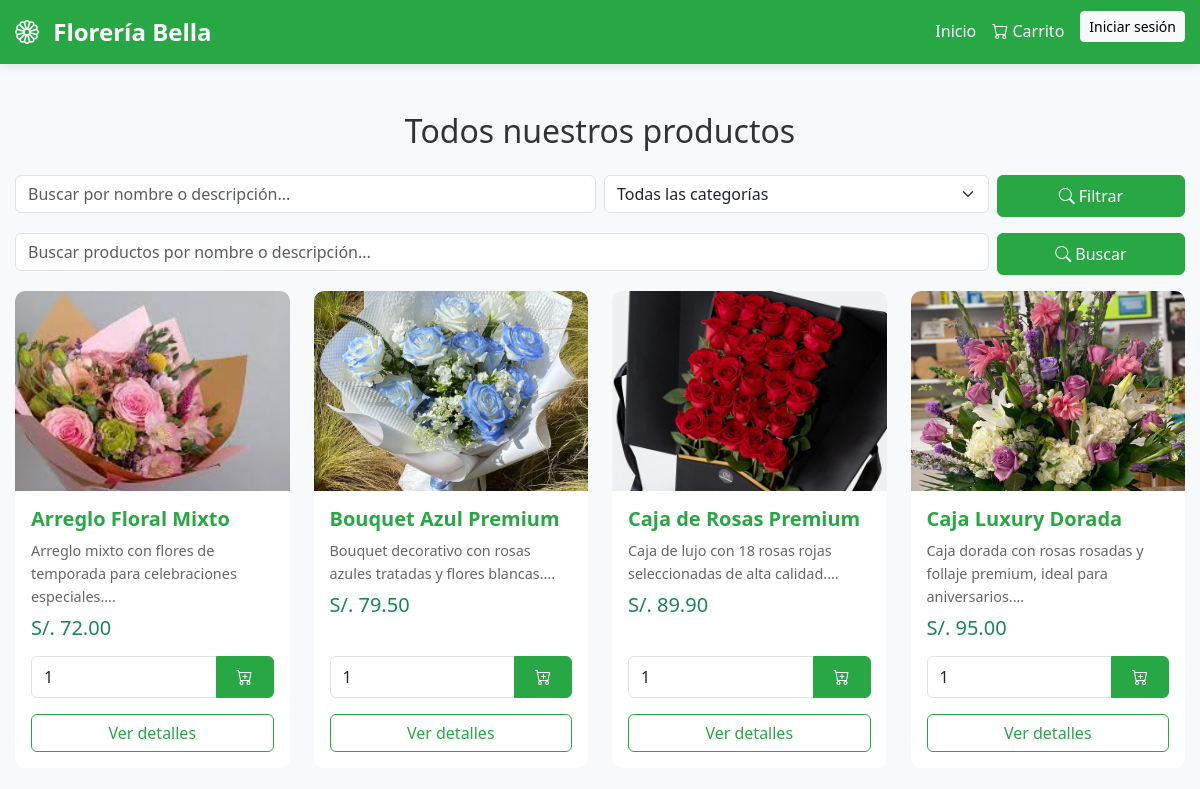
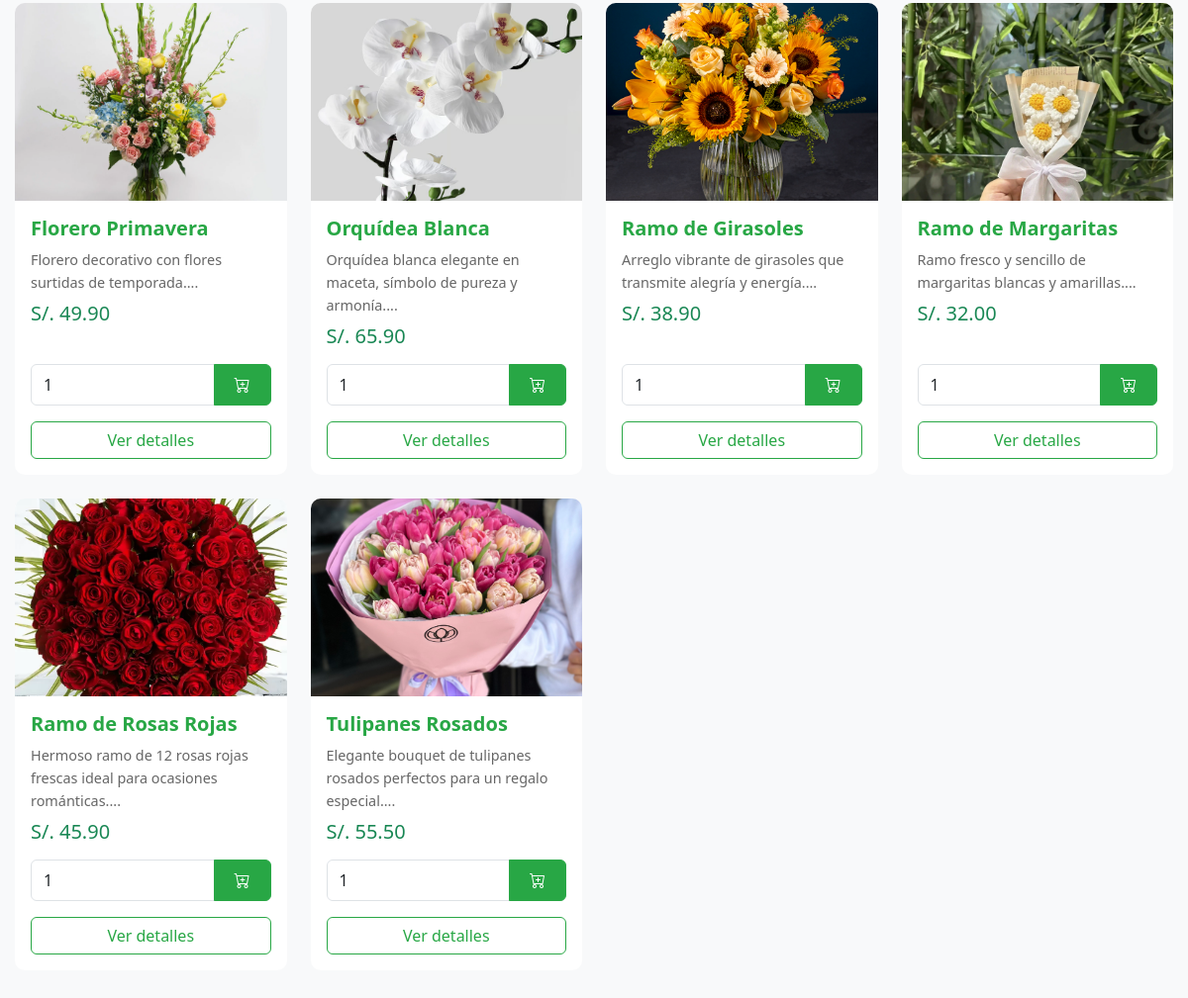
The page /productos.php on the database its author committed (2 pictures, top to bottom).
### tables this page shows
CREATE TABLE `productos` (
  `id` int(11) NOT NULL,
  `nombre` varchar(200) DEFAULT NULL,
  `descripcion` text DEFAULT NULL,
  `precio` decimal(10,2) DEFAULT NULL,
  `categoria_id` int(11) DEFAULT NULL,
  `stock` int(11) DEFAULT 0,
  `imagen_principal` varchar(255) DEFAULT NULL,
  `imagenes` text DEFAULT NULL,
  `destacado` tinyint(1) DEFAULT 0,
  `activo` tinyint(1) DEFAULT 1,
  `fecha_creacion` timestamp NOT NULL DEFAULT current_timestamp()
);

### public/productos.php (the view, shortened to what this page needs)
<?php
$db = new Database();
$connection = $db->getConnection();
$sql = "SELECT p.*, c.nombre AS categoria
        FROM productos p
        LEFT JOIN categorias c ON c.id = p.categoria_id
        WHERE p.activo = 1";
$params = [];
$sql .= " ORDER BY p.destacado DESC, p.nombre ASC";
$stmt = $connection->prepare($sql);
$stmt->execute($params);
$productos = $stmt->fetchAll(PDO::FETCH_ASSOC);
?>
<!DOCTYPE html>
<html lang="es">
<head>
    <link href="https://cdn.jsdelivr.net/npm/bootstrap@5.3.0/dist/css/bootstrap.min.css" rel="stylesheet">
    <link rel="stylesheet" href="https://cdn.jsdelivr.net/npm/bootstrap-icons@1.10.0/font/bootstrap-icons.css">
    <link href="../assets/css/style.css" rel="stylesheet">
</head>
<body>
    <nav class="navbar navbar-expand-lg navbar-light bg-success">
        <div class="container">
            <a class="navbar-brand text-white" href="index.php">
                <i class="bi bi-flower1"></i> Florería Bella
            </a>
            <div class="collapse navbar-collapse" id="menuProductos">
                <ul class="navbar-nav ms-auto">
                    <li class="nav-item"><a href="index.php" class="nav-link text-white">Inicio</a></li>
                    <li class="nav-item"><a href="carrito.php" class="nav-link text-white">
                        <i class="bi bi-cart"></i> Carrito
                    </a></li>
                    <?php if (isset($_SESSION['usuario_id'])): ?>
                        <li class="nav-item dropdown">
                            <a class="nav-link dropdown-toggle text-white" href="#" role="button"
                               data-bs-toggle="dropdown">
                                <?= htmlspecialchars($_SESSION['usuario_nombre']); ?>
                            </a>
                            <ul class="dropdown-menu dropdown-menu-end">
                                <li><a class="dropdown-item" href="perfil.php">Mi Perfil</a></li>
                                <li><a class="dropdown-item" href="pedidos.php">Mis pedidos</a></li>
                                <?php if(($_SESSION['usuario_tipo'] ?? '') === 'admin'): ?>
                                    <li><a class="dropdown-item" href="../admin/dashboard.php">Panel del Administrador</a></li>
                                <?php endif; ?>
                                <li><hr class="dropdown-divider"></li>
                                <li><a class="dropdown-item text-danger" href="../includes/auth/logout.php">Cerrar sesión</a></li>
                            </ul>
                        </li>
                    <?php else: ?>
                        <li class="nav-item">
                            <a href="../includes/auth/login.php" class="btn btn-light btn-sm ms-2">Iniciar sesión</a>
                        </li>
                    <?php endif; ?>
                </ul>
            </div>
        </div>
    </nav>
   <section id="lista-productos" class="container my-5">
        <h2 class="text-center mb-4">Todos nuestros productos</h2>
    <form method="get" class="row g-2 mb-3">
    <div class="col-md-6">
        <input type="text" name="q" class="form-control"
            placeholder="Buscar por nombre o descripción..."
            value="<?= htmlspecialchars($_GET['q'] ?? '') ?>">
    </div>
    <div class="col-md-4">
        <select name="cat" class="form-select">
        <option value="0">Todas las categorías</option>
        </select>
    </div>
    <div class="col-md-2 d-grid">
        <button class="btn btn-success" type="submit">
        <i class="bi bi-search"></i> Filtrar
        </button>
    </div>
    </form>
            <form method="get" class="row g-2 mb-3">
            <div class="col-md-10">
                <input type="text" name="q" class="form-control"
                    placeholder="Buscar productos por nombre o descripción..."
                    value="<?= htmlspecialchars($_GET['q'] ?? '') ?>">
            </div>
            <div class="col-md-2 d-grid">
                <button class="btn btn-success" type="submit">
                <i class="bi bi-search"></i> Buscar
                </button>
            </div>
            </form>
        <?php if (empty($productos)): ?>
            <p class="text-center text-muted">Aún no hay productos registrados.</p>
        <?php else: ?>
            <div class="row">
                <?php foreach ($productos as $producto): ?>
                    <?php
                        $imgDb = $producto['imagen_principal'] ?? '';
                        $img = "../assets/images/productos/default.jpg";
                        if ($imgDb !== '') {
                            if (str_starts_with($imgDb, 'assets/')) {
                                $img = "../" . $imgDb;
                            } else {
                                $img = "../assets/uploads/productos/" . $imgDb;
                            }
                        }
                    ?>
                    <div class="col-md-3 mb-4" id="prod-<?= $producto['id']; ?>">
                            <div class="card h-100">
                            <img src="<?= htmlspecialchars($img); ?>"
                                 class="card-img-top"
                                 alt="<?= htmlspecialchars($producto['nombre']); ?>">
                            <div class="card-body d-flex flex-column">
                                <h5 class="card-title">
                                    <?= htmlspecialchars($producto['nombre']); ?>
                                </h5>
                                <p class="card-text mb-2">
                                    <?= htmlspecialchars(substr($producto['descripcion'], 0, 80)); ?>...
                                </p>
                                <p class="h5 text-success mb-3">
                                    S/. <?= number_format($producto['precio'], 2); ?>
                                </p>
                              <form action="carrito.php" method="POST" class="form-agregar-carrito mt-auto">
                                <div class="input-group mb-3">
                                    <input type="number" name="cantidad" class="form-control" value="1" min="1" max="10">
                                    <button class="btn btn-success" type="submit">
                                        <i class="bi bi-cart-plus"></i>
                                    </button>
                                </div>
                            </form>
                                <a href="producto.php?id=<?= $producto['id']; ?>"
                                   class="btn btn-outline-success w-100">
                                    Ver detalles
                                </a>
                            </div>
                        </div>
                    </div>
                <?php endforeach; ?>
            </div>
        <?php endif; ?>
    </section>
</body>
</html>

### assets/css/style.css (style rules this page uses)
* { margin: 0; padding: 0; box-sizing: border-box; }
body { font-family: 'Segoe UI', Tahoma, Geneva, Verdana, sans-serif; background-color: #f8f9fa; color: #333; line-height: 1.6; }
.container { max-width: 1200px; margin: 0 auto; padding: 0 15px; }
.navbar { background-color: #28a745 !important; box-shadow: 0 2px 10px rgba(0,0,0,0.1); }
.navbar-brand { font-weight: bold; font-size: 1.5rem; color: white !important; }
.navbar-brand i { margin-right: 8px; }
.card { border: none; border-radius: 10px; overflow: hidden; transition: transform 0.3s, box-shadow 0.3s; height: 100%; }
.card-img-top { height: 200px; object-fit: cover; width: 100%; }
.card-title { color: #28a745; font-weight: 600; }
.card-text { color: #666; font-size: 0.9rem; }
.btn-success { background-color: #28a745; border-color: #28a745; padding: 8px 20px; font-weight: 500; }
.btn-outline-success { color: #28a745; border-color: #28a745; }

### rows shown on the page
productos: imagen_principal (picture), nombre "Arreglo Floral Mixto", descripcion "Arreglo mixto con flores de temporada para celebraciones especiales.", precio "72.00"
productos: imagen_principal (picture), nombre "Bouquet Azul Premium", descripcion "Bouquet decorativo con rosas azules tratadas y flores blancas.", precio "79.50"
productos: imagen_principal (picture), nombre "Caja de Rosas Premium", descripcion "Caja de lujo con 18 rosas rojas seleccionadas de alta calidad.", precio "89.90"
productos: imagen_principal (picture), nombre "Caja Luxury Dorada", descripcion "Caja dorada con rosas rosadas y follaje premium, ideal para aniversarios.", precio "95.00"
productos: imagen_principal (picture), nombre "Florero Primavera", descripcion "Florero decorativo con flores surtidas de temporada.", precio "49.90"
productos: imagen_principal (picture), nombre "Orquídea Blanca", descripcion "Orquídea blanca elegante en maceta, símbolo de pureza y armonía.", precio "65.90"
productos: imagen_principal (picture), nombre "Ramo de Girasoles", descripcion "Arreglo vibrante de girasoles que transmite alegría y energía.", precio "38.90"
productos: imagen_principal (picture), nombre "Ramo de Margaritas", descripcion "Ramo fresco y sencillo de margaritas blancas y amarillas.", precio "32.00"
productos: imagen_principal (picture), nombre "Ramo de Rosas Rojas", descripcion "Hermoso ramo de 12 rosas rojas frescas ideal para ocasiones románticas.", precio "45.90"
productos: imagen_principal (picture), nombre "Tulipanes Rosados", descripcion "Elegante bouquet de tulipanes rosados perfectos para un regalo especial.", precio "55.50"
